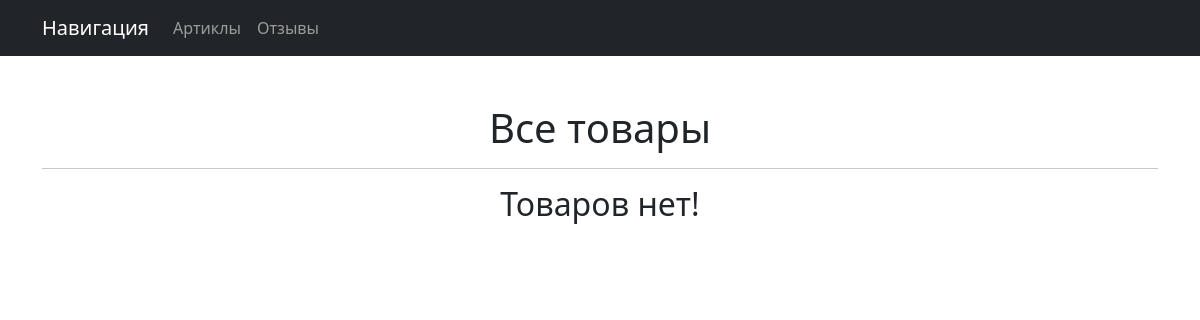
Before: /products/ with the older database file.
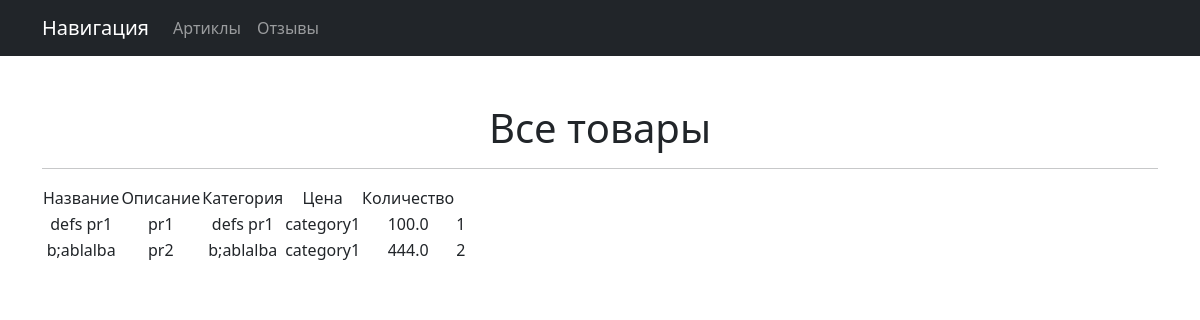
After: the same page with the newer database file.
### apptest/models.py (models this page shows, shortened)
class Product(models.Model):
    name = models.CharField(max_length=50, unique=True,)
    description = models.TextField()
    quantity = models.IntegerField(validators=[MinValueValidator(0)],)
    category = models.ForeignKey('Category', on_delete=models.CASCADE, related_name='products')
    price = models.FloatField(validators=[MinValueValidator(0.0)])

class Category(models.Model):
    name = models.CharField(max_length=150, unique=True,)

### apptest/views.py (the view)
# urls.py: path('', ProductsList.as_view()),
class ProductsList(ListView):
    model = Product
    ordering = 'name'
    template_name = 'products.html'
    context_object_name = 'products'

### templates/products.html (shortened to what this page needs)
{% extends 'flatpages/default.html' %}
{% block content %}
   <h1>Все товары</h1>
   <hr>
   {% if products %}
       <table>
           <tr>
               <td>Название</td>
               <td>Описание</td>
               <td>Категория</td>
               <td>Цена</td>
               <td>Количество</td>
           </tr>
           {% for product in products %}
           <tr>
               <td>{{ product.description|truncatewords:2 }}</td>
               <td>{{ product.name }}</td>
               <td>{{ product.description }}</td>
               <td>{{ product.category.name }}</td>
               <td>{{ product.price }}</td>
               <td>{{ product.quantity }}</td>
           </tr>
           {% endfor %}
       </table>
   {% else %}
       <h2>Товаров нет!</h2>
   {% endif %}
{% endblock content %}

### templates/flatpages/default.html (shortened to what this page needs)
<!DOCTYPE html>
<html lang="en">
    <head>
        {% load static %}
        <link rel="stylesheet" href="styles.css">
    </head>
    <body>
        <nav class="navbar navbar-expand-lg navbar-dark bg-dark static-top">
   <div class="container">
       <a class="navbar-brand" href="#">Навигация</a>
       <div class="collapse navbar-collapse" id="navbarResponsive">
           <ul class="navbar-nav ml-auto">
               <li class="nav-item">
                   <a class="nav-link" href="/article/"> Артиклы  </a>
               </li>
               <li class="nav-item">
                   <a class="nav-link" href="/rating/">Отзывы</a>
               </li>
           </ul>
       </div>
   </div>
</nav>
        <div class="container">
            <div class="text-center mt-5">
                {% block content %}
                {% endblock content %}
            </div>
        </div>
    </body>
</html>

Changed rows visible on the page:
added Product: description "defs pr1", name "pr1", category.name "category1", price "100.0", quantity "1"
added Product: description "b;ablalba", name "pr2", category.name "category1", price "444.0", quantity "2"
Other visible differences:
text no longer shown: "Товаров нет!"
text now shown: "Название Описание Категория Цена Количество"
